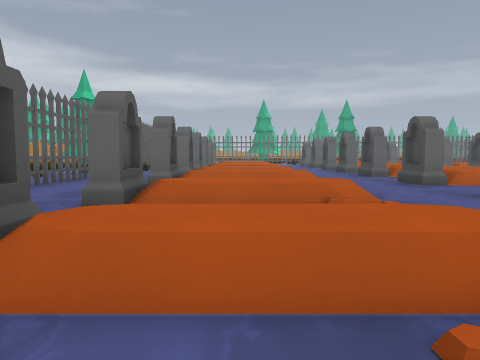
View 1 (above)

18 first-person views from a walk through a Godot game level. The camera is 1.2 m above the floor, tilts 4° down and sees 70° across. The floor is counted in squares, 2 m on a side. Each view is taken from the middle of a square. On the plan, view 1 faces up. The plan holds only what a view shows up to about 10 squares ahead; the rest is blank. The place goes on beyond the plan. Some surface patterns are stand-ins.

View 2
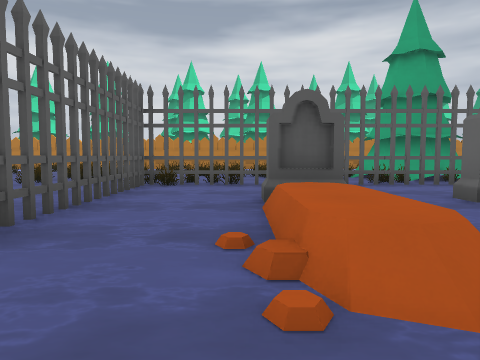

View 3
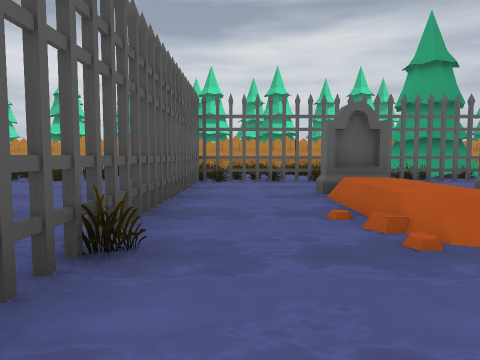

View 4
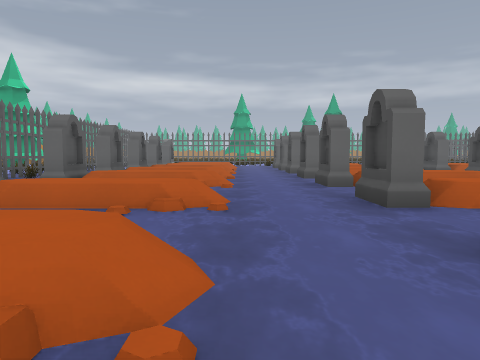

View 5
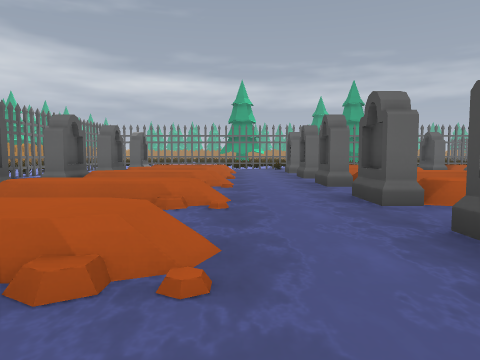

View 6
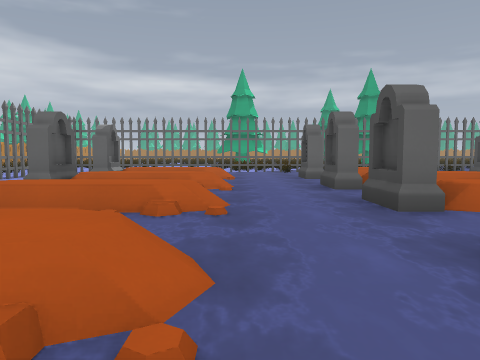

View 7
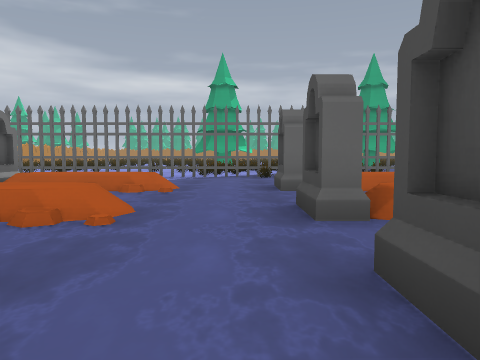

View 8
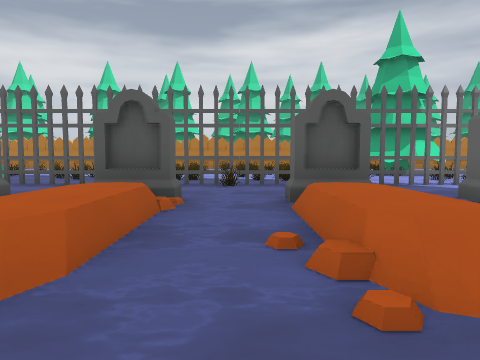

View 9
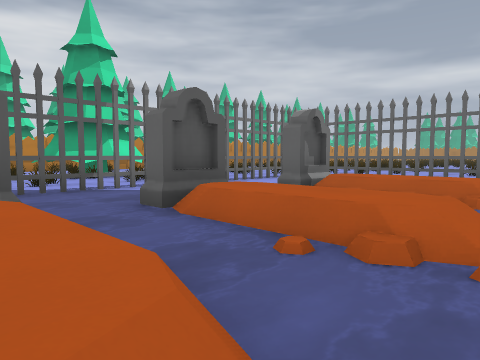

View 10
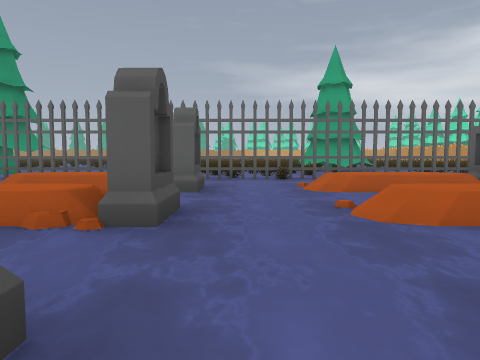

View 11
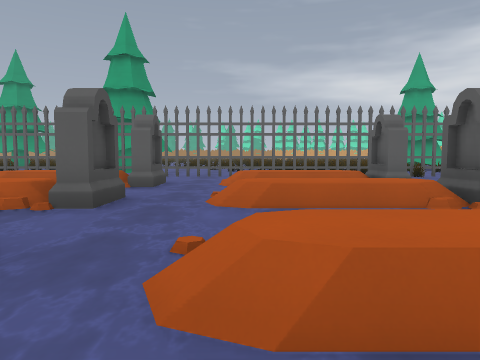

View 12
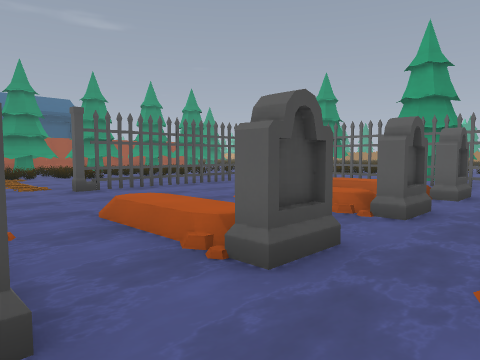

View 13
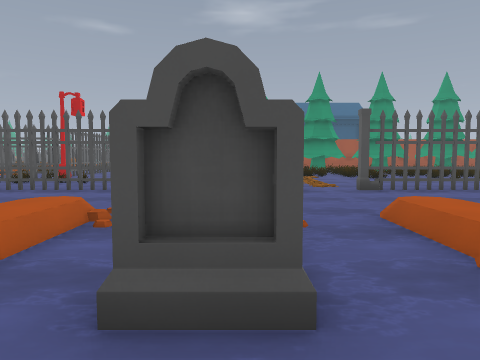

View 14
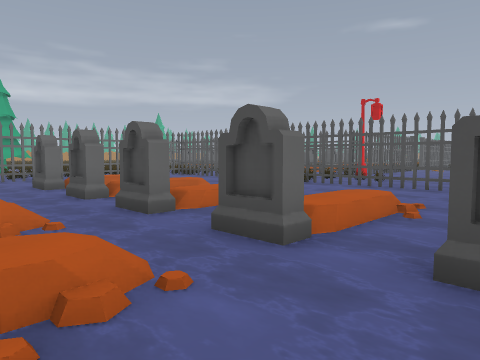

View 15
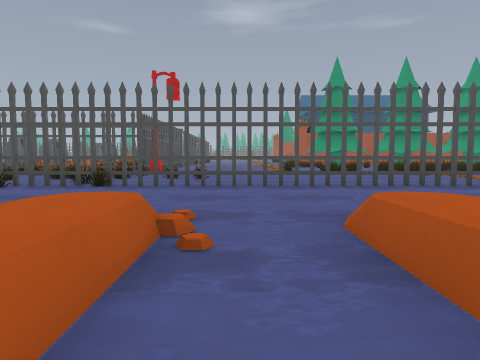

View 16
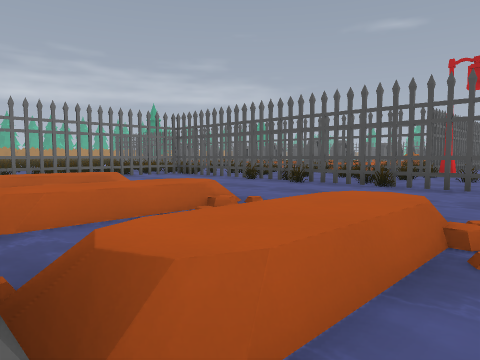

View 17
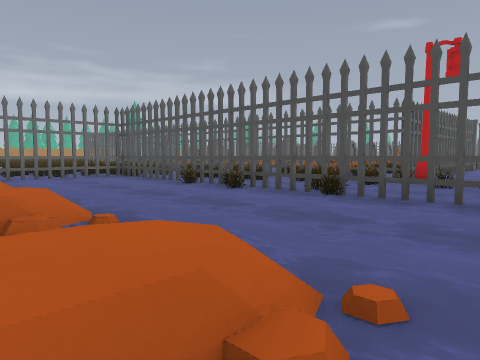

View 18
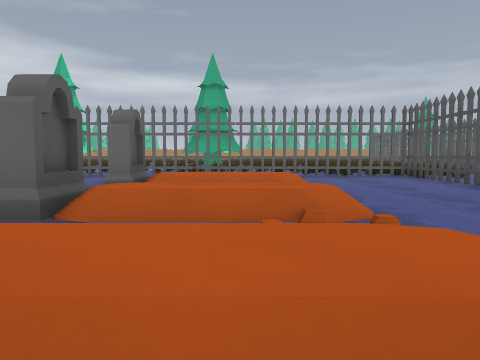

### Floor plan
Key: @ floor where view 1 was taken; # wall or solid block; x gap in a wall; . main floor; : floor 0.25 m higher than the main floor; + floor 0.5 m higher than the main floor; / step, stairs or slope; = window, fence, low wall or low ledge; T pine tree; H thing the floor can be seen under or through; P post.
Columns run from 9 left of view 1 to 21 right of it. Each row starts with its distance up from view 1.
 24       ########  ##########.
 23      #    ....  .     ...x.
 22      #    ....  ..    ...#
 21      x  ......   ...//...#.
 20  T   x  #+//.#   .#++/...x..
 19 TTT..#    ....   ..   ...#.. x
 18 TT...x. #++..#++:.#++:...x.. ##
 17  ....H../==/...==./.==...#...P#
 16     .H../......  ./......x.....
 15   ...H.#/++/.#++/.#++/...#...
 14   ...x..../...  ..../....x...
 13   ...x..#+/..#+/:.#+/:...x...
 12      x ./==/./.==./.==...#...
 11      H  /..../  ../... ..x...
 10    ..H.#/++/.#++/.#    ..H...
  9    ..x    /...  ..../....H...
  8   ...# ##./..../..../........
  7   TT.#.##+//.#++:.#++:...#..
  6   TTT#.   .........    ..#.
  5   TT.x./#++..#++=.#+  ...x.
  4    ..x.//.//........  ...#.
  3      x........  ...
  2    ..x  #=//.#/+/.#
  1    ..x....=/.. /=..
  0    ..#...@....   ..
 -1     .####x#xx#x##x####xx
 -2      ........
 -3     ......
 -4     .....
 -5      ..

Positions as (right, up) in squares from view 1, and headings:
1: (0, 0), facing up
2: (3, 1), facing left
3: (4, 0), facing left
4: (2, 3), facing up
5: (2, 8), facing up
6: (2, 11), facing up
7: (3, 14), facing up
8: (3, 14), facing left
9: (2, 15), facing up-left
10: (3, 8), facing down
11: (7, 9), facing down
12: (7, 10), facing down-right
13: (7, 10), facing right
14: (6, 10), facing up-right
15: (9, 14), facing right
16: (9, 14), facing up-right
17: (11, 14), facing up-right
18: (11, 14), facing up
